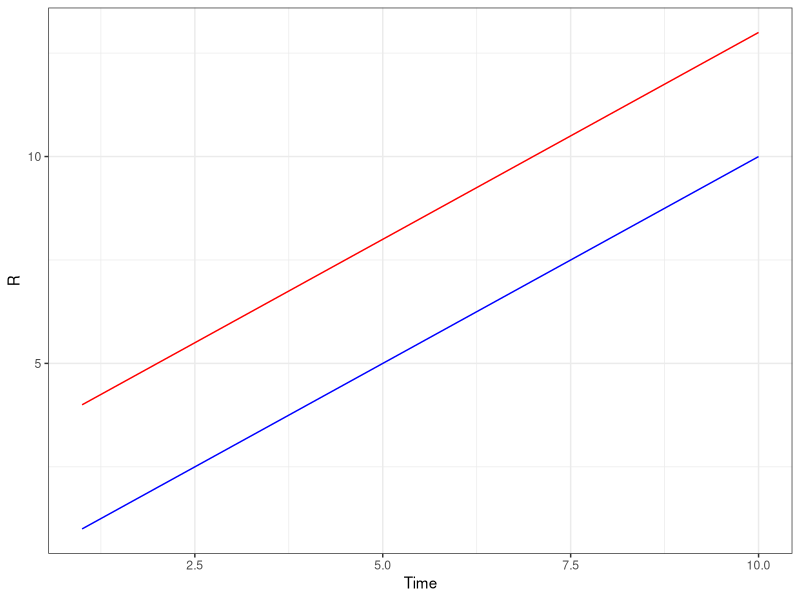

This chart was generated by the following R code:
library("tidyverse")
library("dplyr")


### Function: Plotting two Rt

compare_rt <- function(r1, r2){
  rsize = length(r1)
  if(length(r1) != length(r2)){
    rsize = min(length(r1),length(r2))
    r1 <- tail(r1, rsize)
    r2 <- tail(r2, rsize)
  }

  plot<- ggplot(data.frame(idx=1:rsize, r1=r1, r2=r2), aes(x=idx))+
    geom_line(aes(x=idx, y = r1), color = "blue")+
    geom_line(aes(x=idx, y = r2), color = "red")+
    theme_bw()+
    ylab("R")+
    xlab("Time")
  
  return(plot)
}



dfaom <- compare_rt(1:10, 4:13)